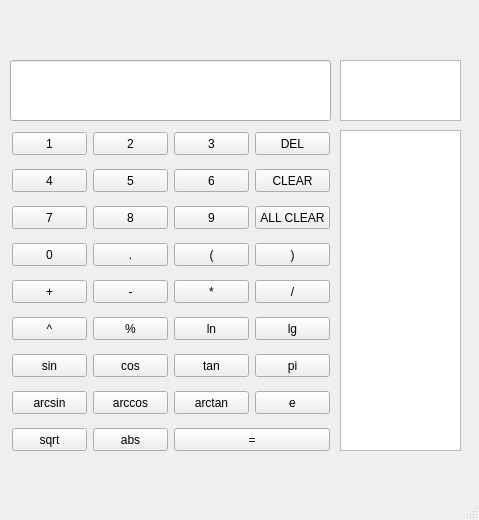
<?xml version="1.0" encoding="UTF-8"?>
<ui version="4.0">
 <class>MainWindow</class>
 <widget class="QMainWindow" name="MainWindow">
  <property name="geometry">
   <rect>
    <x>0</x>
    <y>0</y>
    <width>479</width>
    <height>520</height>
   </rect>
  </property>
  <property name="windowTitle">
   <string>MainWindow</string>
  </property>
  <widget class="QWidget" name="centralwidget">
   <widget class="QLineEdit" name="lineEdit">
    <property name="geometry">
     <rect>
      <x>10</x>
      <y>60</y>
      <width>321</width>
      <height>61</height>
     </rect>
    </property>
   </widget>
   <widget class="QTextEdit" name="textEdit">
    <property name="geometry">
     <rect>
      <x>340</x>
      <y>130</y>
      <width>121</width>
      <height>321</height>
     </rect>
    </property>
    <property name="readOnly">
     <bool>true</bool>
    </property>
   </widget>
   <widget class="QPushButton" name="pushButton">
    <property name="geometry">
     <rect>
      <x>12</x>
      <y>132</y>
      <width>75</width>
      <height>23</height>
     </rect>
    </property>
    <property name="text">
     <string>1</string>
    </property>
   </widget>
   <widget class="QPushButton" name="pushButton_3">
    <property name="geometry">
     <rect>
      <x>174</x>
      <y>132</y>
      <width>75</width>
      <height>23</height>
     </rect>
    </property>
    <property name="text">
     <string>3</string>
    </property>
   </widget>
   <widget class="QPushButton" name="pushButton_2">
    <property name="geometry">
     <rect>
      <x>93</x>
      <y>132</y>
      <width>75</width>
      <height>23</height>
     </rect>
    </property>
    <property name="text">
     <string>2</string>
    </property>
   </widget>
   <widget class="QPushButton" name="pushButton_11">
    <property name="geometry">
     <rect>
      <x>12</x>
      <y>280</y>
      <width>75</width>
      <height>23</height>
     </rect>
    </property>
    <property name="text">
     <string>+</string>
    </property>
   </widget>
   <widget class="QPushButton" name="pushButton_5">
    <property name="geometry">
     <rect>
      <x>93</x>
      <y>169</y>
      <width>75</width>
      <height>23</height>
     </rect>
    </property>
    <property name="text">
     <string>5</string>
    </property>
   </widget>
   <widget class="QPushButton" name="pushButton_4">
    <property name="geometry">
     <rect>
      <x>12</x>
      <y>169</y>
      <width>75</width>
      <height>23</height>
     </rect>
    </property>
    <property name="text">
     <string>4</string>
    </property>
   </widget>
   <widget class="QPushButton" name="pushButton_6">
    <property name="geometry">
     <rect>
      <x>174</x>
      <y>169</y>
      <width>75</width>
      <height>23</height>
     </rect>
    </property>
    <property name="text">
     <string>6</string>
    </property>
   </widget>
   <widget class="QPushButton" name="pushButton_13">
    <property name="geometry">
     <rect>
      <x>93</x>
      <y>280</y>
      <width>75</width>
      <height>23</height>
     </rect>
    </property>
    <property name="text">
     <string>-</string>
    </property>
   </widget>
   <widget class="QPushButton" name="pushButton_7">
    <property name="geometry">
     <rect>
      <x>12</x>
      <y>206</y>
      <width>75</width>
      <height>23</height>
     </rect>
    </property>
    <property name="text">
     <string>7</string>
    </property>
   </widget>
   <widget class="QPushButton" name="pushButton_9">
    <property name="geometry">
     <rect>
      <x>174</x>
      <y>206</y>
      <width>75</width>
      <height>23</height>
     </rect>
    </property>
    <property name="text">
     <string>9</string>
    </property>
   </widget>
   <widget class="QPushButton" name="pushButton_8">
    <property name="geometry">
     <rect>
      <x>93</x>
      <y>206</y>
      <width>75</width>
      <height>23</height>
     </rect>
    </property>
    <property name="text">
     <string>8</string>
    </property>
   </widget>
   <widget class="QPushButton" name="pushButton_14">
    <property name="geometry">
     <rect>
      <x>174</x>
      <y>280</y>
      <width>75</width>
      <height>23</height>
     </rect>
    </property>
    <property name="text">
     <string>*</string>
    </property>
   </widget>
   <widget class="QPushButton" name="pushButton_10">
    <property name="geometry">
     <rect>
      <x>12</x>
      <y>243</y>
      <width>75</width>
      <height>23</height>
     </rect>
    </property>
    <property name="text">
     <string>0</string>
    </property>
   </widget>
   <widget class="QPushButton" name="pushButton_15">
    <property name="geometry">
     <rect>
      <x>255</x>
      <y>280</y>
      <width>75</width>
      <height>23</height>
     </rect>
    </property>
    <property name="text">
     <string>/</string>
    </property>
   </widget>
   <widget class="QPushButton" name="pushButton_16">
    <property name="geometry">
     <rect>
      <x>174</x>
      <y>243</y>
      <width>75</width>
      <height>23</height>
     </rect>
    </property>
    <property name="text">
     <string>(</string>
    </property>
   </widget>
   <widget class="QPushButton" name="pushButton_17">
    <property name="geometry">
     <rect>
      <x>255</x>
      <y>243</y>
      <width>75</width>
      <height>23</height>
     </rect>
    </property>
    <property name="text">
     <string>)</string>
    </property>
   </widget>
   <widget class="QPushButton" name="pushButton_18">
    <property name="geometry">
     <rect>
      <x>12</x>
      <y>354</y>
      <width>75</width>
      <height>23</height>
     </rect>
    </property>
    <property name="text">
     <string>sin</string>
    </property>
   </widget>
   <widget class="QPushButton" name="pushButton_19">
    <property name="geometry">
     <rect>
      <x>93</x>
      <y>354</y>
      <width>75</width>
      <height>23</height>
     </rect>
    </property>
    <property name="text">
     <string>cos</string>
    </property>
   </widget>
   <widget class="QPushButton" name="pushButton_20">
    <property name="geometry">
     <rect>
      <x>174</x>
      <y>354</y>
      <width>75</width>
      <height>23</height>
     </rect>
    </property>
    <property name="text">
     <string>tan</string>
    </property>
   </widget>
   <widget class="QPushButton" name="pushButton_24">
    <property name="geometry">
     <rect>
      <x>93</x>
      <y>243</y>
      <width>75</width>
      <height>23</height>
     </rect>
    </property>
    <property name="text">
     <string>.</string>
    </property>
   </widget>
   <widget class="QPushButton" name="pushButton_21">
    <property name="geometry">
     <rect>
      <x>12</x>
      <y>391</y>
      <width>75</width>
      <height>23</height>
     </rect>
    </property>
    <property name="text">
     <string>arcsin</string>
    </property>
   </widget>
   <widget class="QPushButton" name="pushButton_22">
    <property name="geometry">
     <rect>
      <x>93</x>
      <y>391</y>
      <width>75</width>
      <height>23</height>
     </rect>
    </property>
    <property name="text">
     <string>arccos</string>
    </property>
   </widget>
   <widget class="QPushButton" name="pushButton_23">
    <property name="geometry">
     <rect>
      <x>174</x>
      <y>391</y>
      <width>75</width>
      <height>23</height>
     </rect>
    </property>
    <property name="text">
     <string>arctan</string>
    </property>
   </widget>
   <widget class="QPushButton" name="pushButton_12">
    <property name="geometry">
     <rect>
      <x>174</x>
      <y>428</y>
      <width>156</width>
      <height>23</height>
     </rect>
    </property>
    <property name="text">
     <string>=</string>
    </property>
   </widget>
   <widget class="QPushButton" name="pushButton_28">
    <property name="geometry">
     <rect>
      <x>255</x>
      <y>132</y>
      <width>75</width>
      <height>23</height>
     </rect>
    </property>
    <property name="text">
     <string>DEL</string>
    </property>
   </widget>
   <widget class="QPushButton" name="pushButton_25">
    <property name="geometry">
     <rect>
      <x>12</x>
      <y>317</y>
      <width>75</width>
      <height>23</height>
     </rect>
    </property>
    <property name="text">
     <string>^</string>
    </property>
   </widget>
   <widget class="QPushButton" name="pushButton_27">
    <property name="geometry">
     <rect>
      <x>255</x>
      <y>354</y>
      <width>75</width>
      <height>23</height>
     </rect>
    </property>
    <property name="text">
     <string>pi</string>
    </property>
   </widget>
   <widget class="QPushButton" name="pushButton_26">
    <property name="geometry">
     <rect>
      <x>12</x>
      <y>428</y>
      <width>75</width>
      <height>23</height>
     </rect>
    </property>
    <property name="text">
     <string>sqrt</string>
    </property>
   </widget>
   <widget class="QPushButton" name="pushButton_29">
    <property name="geometry">
     <rect>
      <x>255</x>
      <y>206</y>
      <width>75</width>
      <height>23</height>
     </rect>
    </property>
    <property name="text">
     <string>ALL CLEAR</string>
    </property>
   </widget>
   <widget class="QPushButton" name="pushButton_30">
    <property name="geometry">
     <rect>
      <x>255</x>
      <y>169</y>
      <width>75</width>
      <height>23</height>
     </rect>
    </property>
    <property name="text">
     <string>CLEAR</string>
    </property>
   </widget>
   <widget class="QPushButton" name="pushButton_31">
    <property name="geometry">
     <rect>
      <x>255</x>
      <y>391</y>
      <width>75</width>
      <height>23</height>
     </rect>
    </property>
    <property name="text">
     <string>e</string>
    </property>
   </widget>
   <widget class="QPushButton" name="pushButton_32">
    <property name="geometry">
     <rect>
      <x>255</x>
      <y>317</y>
      <width>75</width>
      <height>23</height>
     </rect>
    </property>
    <property name="text">
     <string>lg</string>
    </property>
   </widget>
   <widget class="QPushButton" name="pushButton_33">
    <property name="geometry">
     <rect>
      <x>174</x>
      <y>317</y>
      <width>75</width>
      <height>23</height>
     </rect>
    </property>
    <property name="text">
     <string>ln</string>
    </property>
   </widget>
   <widget class="QPushButton" name="pushButton_34">
    <property name="geometry">
     <rect>
      <x>93</x>
      <y>317</y>
      <width>75</width>
      <height>23</height>
     </rect>
    </property>
    <property name="text">
     <string>%</string>
    </property>
   </widget>
   <widget class="QPushButton" name="pushButton_35">
    <property name="geometry">
     <rect>
      <x>93</x>
      <y>428</y>
      <width>75</width>
      <height>23</height>
     </rect>
    </property>
    <property name="text">
     <string>abs</string>
    </property>
   </widget>
   <widget class="QTextEdit" name="timer">
    <property name="geometry">
     <rect>
      <x>340</x>
      <y>60</y>
      <width>121</width>
      <height>61</height>
     </rect>
    </property>
   </widget>
  </widget>
  <widget class="QMenuBar" name="menubar">
   <property name="geometry">
    <rect>
     <x>0</x>
     <y>0</y>
     <width>479</width>
     <height>22</height>
    </rect>
   </property>
  </widget>
  <widget class="QStatusBar" name="statusbar"/>
 </widget>
 <resources/>
 <connections/>
</ui>
